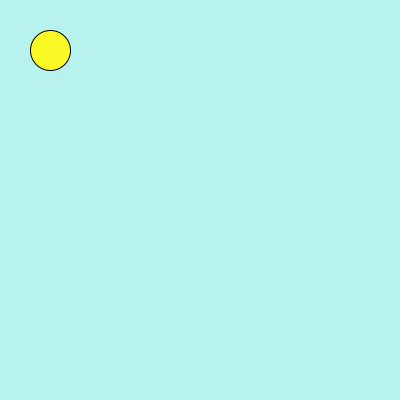
Frame 1 (no input)
Frame 60 (the mouse pressed at the canvas centre just before this capture): identical to frame 1, image omitted
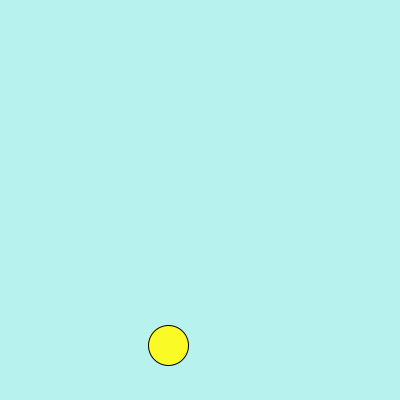
Frame 120 (the mouse held since frame 60 and released just before this capture)

The Processing sketch that drew these frames (run headless with seeded random() and noise(); from frame 60 on, the mouse is pressed at the canvas centre):

// Processing sketch: lab_3_3
// ── lab_3_3.pde
int size = 40 ;
int x = width/2 ;
int y = height / 2 ;
int s1 = 2 ;
int s2 = 5 ;
boolean button = false;
boolean at = false;
void setup(){
  size(400,400);
}

void draw(){
  background(#B7F2EE);
  fill(#F9FA26);
  circle(x, y, size);
  if(button ){
    x = x + s1 ;
    y = y + s2 ;
  }
  
  if(x > width - size/2|| x == size/2){
    s1 = -s1 ;
  }
  if(y > height - size/2 || y == size/2){
    s2 = -s2 ; 
  }
}

void mousePressed(){
  button = !button;
}
